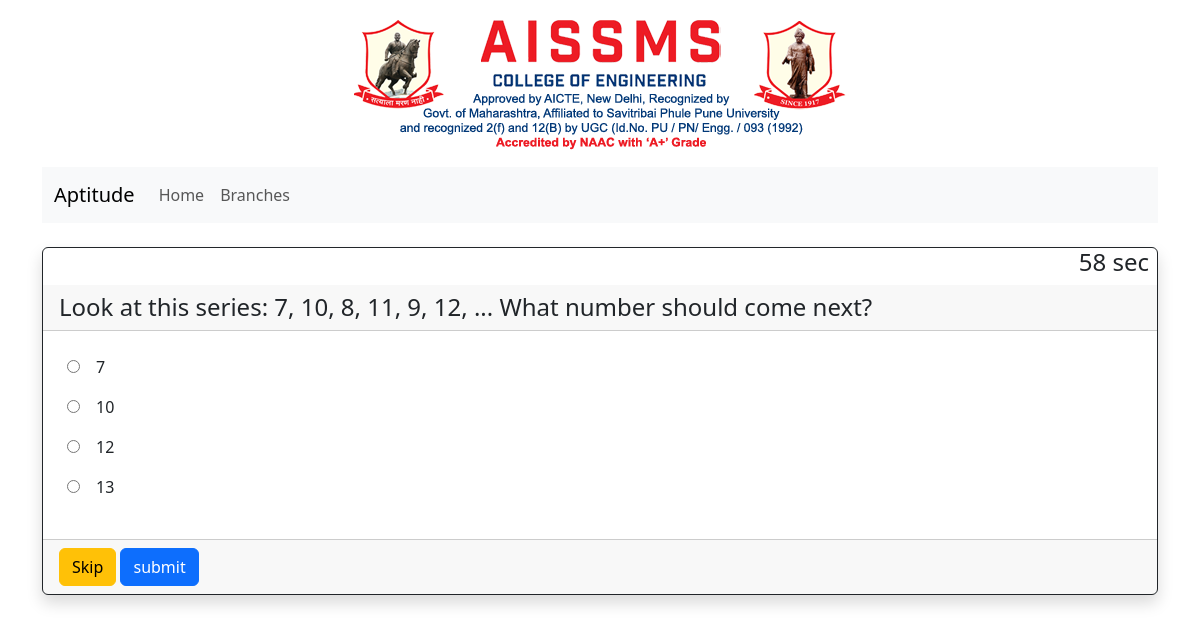
/category-questions/1/1 (signed in), run on the app's committed database.
### main/models.py (models this page shows, shortened)
class QuizQuestions(models.Model):
    branch = models.ForeignKey(Branches,on_delete=models.CASCADE, null=True)
    category = models.ForeignKey(QuizCategory,on_delete=models.CASCADE, null=True)
    type = models.ForeignKey(Type,on_delete=models.CASCADE, null=True)
    question = models.TextField()
    option_1 = models.CharField(max_length=200)
    option_2 = models.CharField(max_length=200)
    option_3 = models.CharField(max_length=200)
    option_4 = models.CharField(max_length=200)
    correct_option = models.CharField(max_length=200)
    class Meta:
        verbose_name_plural='Questions'

### main/views.py (the view)
# urls.py: path('category-questions/<int:b_id>/<int:cat_id>', views.category_questions, name='category_questions'),
@login_required
def category_questions(request,b_id,cat_id):
    branch = models.Branches.objects.get(id=b_id)
    category = models.QuizCategory.objects.get(id=cat_id)
    question = models.QuizQuestions.objects.filter(category=category,branch=branch).order_by('id').first()
    return render(request,'category-questions.html',{'question':question,'category':category,'branch_id':b_id})

### templates/category-questions.html (shortened to what this page needs)
{%extends 'base.html'%}
    {%load static%}
    {%block content%}
    <nav class="navbar navbar-expand-lg bg-light text-dark">
        <div class="container">
            <a class="navbar-brand">Aptitude</a>
            <div class="collapse navbar-collapse float-end" id="navbarNavAltMarkup">
                <div class="navbar-nav">
                    <a class="nav-link" href="{%url 'Home'%}">Home</a>
                    <a class="nav-link" href="{%url 'Branches'%}">Branches</a>
                </div>
            </div>
        </div>
    </nav>
    <div class="card my-4 border-dark shadow">
        <h4><span class='timer float-end mx-2' id="s_timer"></span></h4>
        <h4 class="card-header">{{question.question}}</h4>
        <form method="post" action="{% url 'submit_answer' category.id branch_id question.id%}">
            <div class="card-body">
                <table class="table table-hover table-borderless w-auto">
                    <tr>
                        <th><input  value="{{question.option_1}}" id="option_1" type="radio" name="answer"></th>
                        <td><label for="option_1">{{question.option_1}}</label></td>
                    </tr>
                    <tr>
                        <td><input  value="{{question.option_2}}" id="option_2" type="radio" name="answer"></td>
                        <td><label for="option_2">{{question.option_2}}</label></td>
                    </tr>
                    <tr>
                        <td><input value="{{question.option_3}}" id="option_3" type="radio" name="answer"></td>
                        <td><label for="option_3">{{question.option_3}}</label></td>
                    </tr>
                    <tr>
                        <td><input  value="{{question.option_4}}" id="option_4" type="radio" name="answer"></td>
                        <td><label for="option_4">{{question.option_4}}</label></td>
                    </tr>
                </table>
            </div>
            <div class="card-footer">
                <input type="submit" value="Skip" class="btn btn-warning skipBtn" name="skip">
                <input type="submit" value="submit" class="btn btn-primary submitBtn" name="submit">
            </div>
        </form>
    </div>
    {%endblock%}

### data on the page
QuizQuestions: question "Look at this series: 7, 10, 8, 11, 9, 12, ... What number should come next?", option_1 "7", option_2 "10", option_3 "12", option_4 "13"
